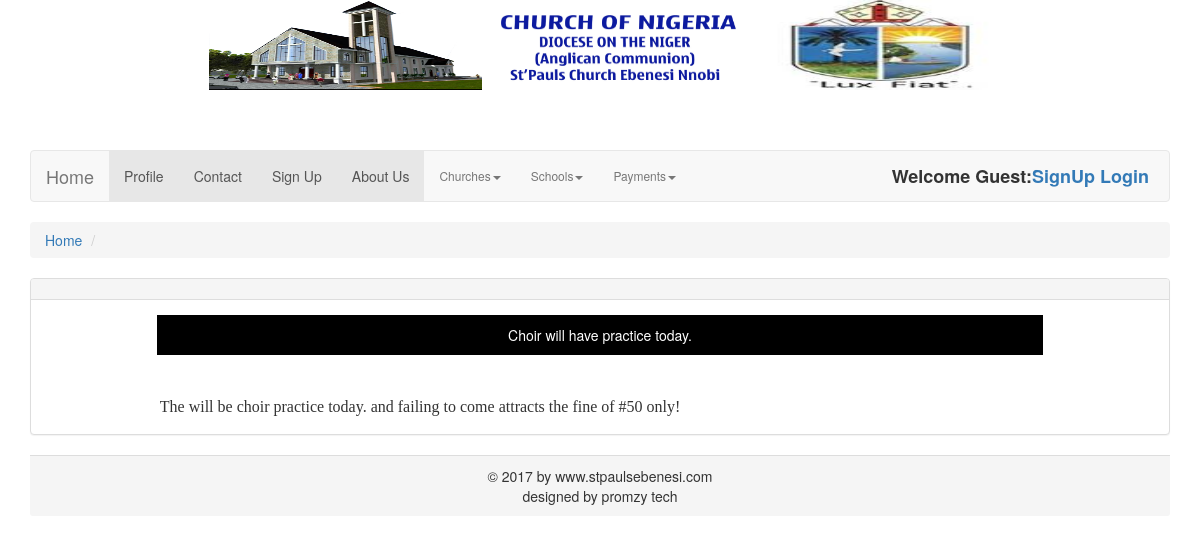
The app's page /notice.php?notices_id=1 with its own data.
### tables this page shows
CREATE TABLE `notices` (
  `notices_id` int(10) NOT NULL,
  `notices_title` varchar(200) NOT NULL,
  `notices_body` text NOT NULL
);

### notice.php (the view, shortened to what this page needs)
<?php
  include("function/function.php");
?>
<html>
<html>
<head>
    <link rel="stylesheet" href="css/Bootstrap.min.css">
    <link rel="stylesheet" href="styles/style.css" media="all"/>
</head>
<body>
<div class="container">
  <div class="header_wrapper">
    <a href="index.php"><img id="logo" src="images/myshop.jpg" height="60%" width="30%" />
    <img id="banner" src="images/logo.jpg" height="60%" width="30%" />
    <img src="images/images_3.jpg" height="60%" width="25%" /></a>
</div>
<nav class="navbar navbar-default" role="navigation">
      <div class="container-fluid">
        <div class="navbar-header">
          <a class="navbar-brand" href="index.php">Home</a>
        </div>
        <div class="collapse navbar-collapse" id="bs-example-navbar-collapse-1">
          <ul class="nav navbar-nav">
          <li class="active"><a href="members/my_account.php">Profile<span class="sr-only">(current)</span></a></li>
          <li class="active"><a href="#">Contact<span class="sr-only">(current)</span></a></li>
          <li class="active"><a href="members/member_register.php">Sign Up<span class="sr-only">(current)</span></a></li>
          <li class="active"><a href="#">About Us<span class="sr-only">(current)</span></a></li>
          <li class="dropdown">
            <a  class="dropbtn">Churches<span class="caret"></span></a>
          </li>
           <li class="dropdown">
            <a class="dropbtn">Schools<span class="caret"></span></a>
          </li>
          <li class="dropdown">
            <a class="dropbtn">Payments<span class="caret"></span></a>
          </li>
          </ul>
          <ul class="nav navbar-nav navbar-right">
              <span style="float:right; font-size:18px ; padding:5px; line-height:40px ;">
          </ul>
        </div>
      </div>
    </nav>
         <ul class="breadcrumb">
            <li><a href="index.php">Home</a></li>
            <li class="active"></li>
        </ul>
        <div class="panel panel-default">
            <div class="panel-heading">
            </div>
            <div class="panel-body">
            <?php
              if (isset($_GET['notices_id'])) {
              $notices_id = $_GET['notices_id'];
              $get_notices = "select * from notices where notices_id = '$notices_id'";
              $run_notices = mysqli_query($con, $get_notices);
              $row_notices = mysqli_fetch_array($run_notices);
              $notices_title = $row_notices['notices_title'];
              $notices_body = $row_notices['notices_body'];
              echo "
              <div class='notice'>
              <div class='notice_title'>$notices_title</div><br><br>
              <h1>$notices_body</h1>
              </div>";
              }
              ?>
           </div>
         </div>
      <div class="panel-footer">
              <p style="text-align: center;">&copy; 2017 by www.stpaulsebenesi.com </p>
              <p style="text-align: center">designed by promzy tech</p>
        </div>
      </div>
</body>
</html>

### styles/style.css (style rules this page uses)
html, body, div, span, applet, object, iframe, h1, h2, h3, h4, h5, h6, p, blockquote, pre, a, abbr, acronym, address, big, cite, code, del, dfn, em, img, ins, kbd, q, s, samp, small, strike, strong, sub, sup, tt, var, b, u, i, center,dl, dt, dd, ol, ul, li, fieldset, form, label, legend, table, caption, tbody, tfoot, thead, tr, th, td, article, aside, canvas, details, embed, figure, figcaption, footer, header, hgroup, menu, nav, output, ruby, section, summary, time, mark, audio, video { margin:0; padding:0; border: 0; vertical-align: baseline; }
article, aside, details, figcaption, figure, footer, header, hgroup, menu, nav, section { display: block; }
body { text-align: left; }
#banner { text-align: center; }
.header_wrapper { width:80%; height:150px; margin:auto; text-align: center; }
h1 { text-decoration:none; padding:3px; margin:0; font-family:COMIC SAN MS; font-size:16px; }
.notice { padding-left: 10%; width: 90%; height: auto; }
.notice_title { float: center; width: 100%; padding: 10px; color: white; text-align: center; background-color: black; }
.dropbtn { color: white; padding: 16px; font-size: 12px; border: none; cursor: pointer; }
.dropdown { position: relative; display: inline-block; }

### records on screen
notices: notices_title "Choir will have practice today.", notices_body "The will be choir practice today. and failing to come attracts the fine of #50 only!"
